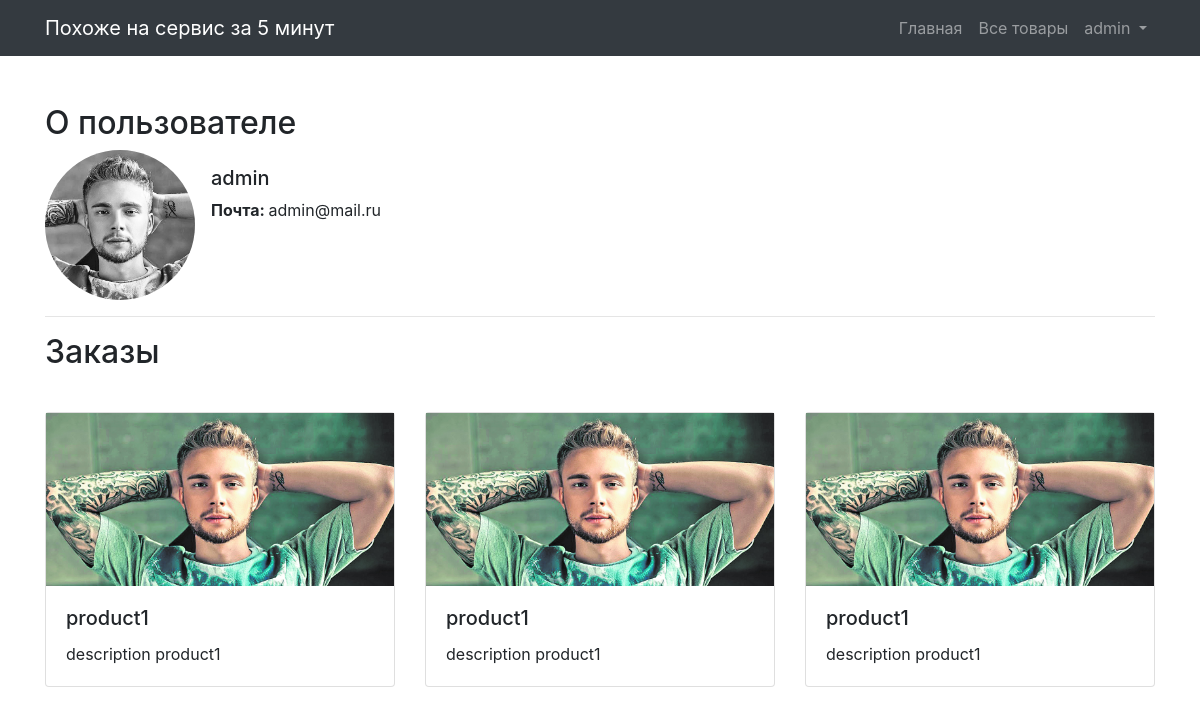
The app's page /profile (signed in), older data.
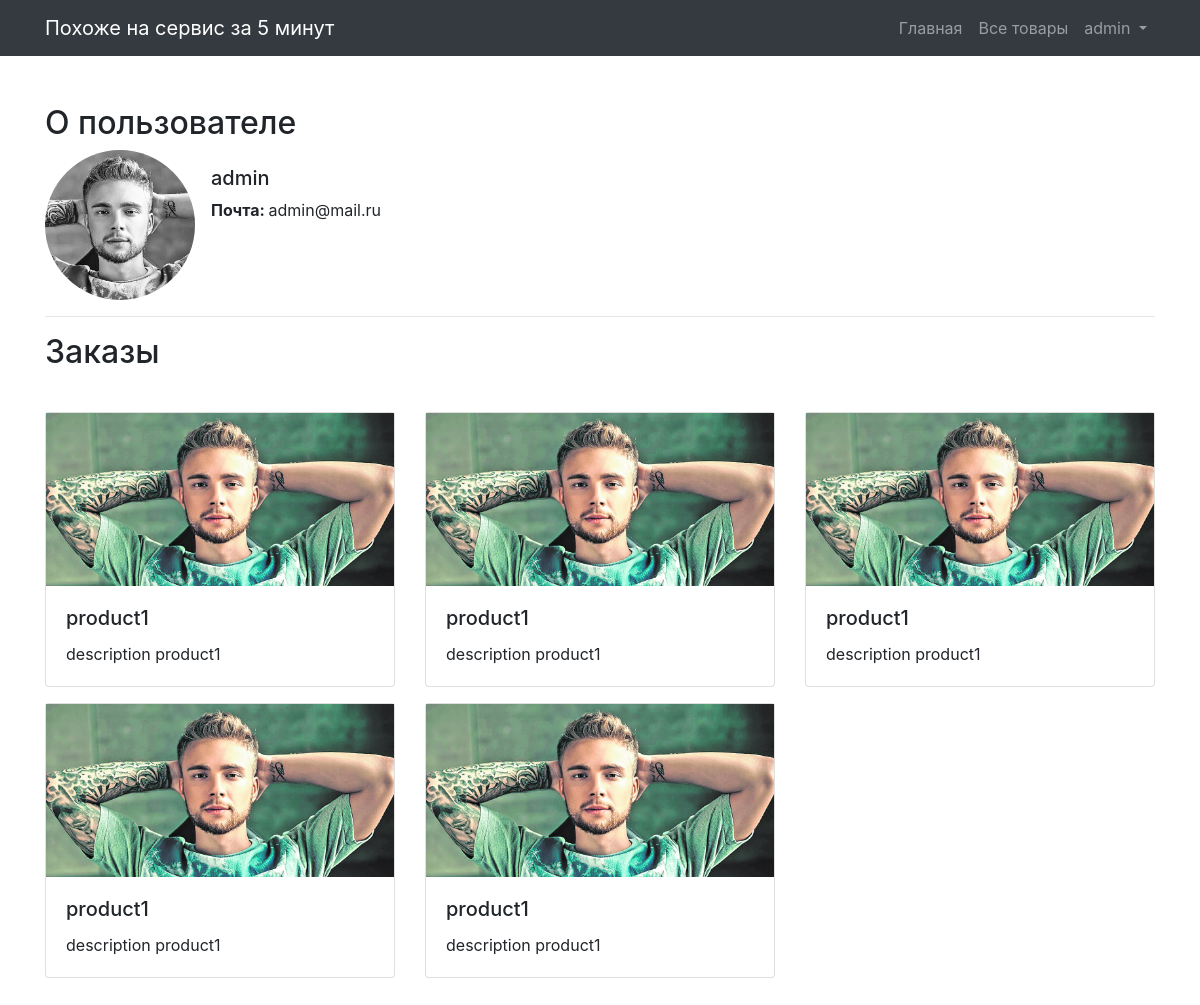
The same page, newer data.
### shop/models.py (models this page shows, shortened)
class User(AbstractUser):
    image = models.FileField(upload_to='avatars', verbose_name='image')
    @property
    def get_image(self):
        if self.image and hasattr(self.image, 'url'):
            return self.image.url
        return '/static/img/default.jpg'
    def __str__(self):
        return self.username

class Order(models.Model):
    user = models.ForeignKey(User, on_delete=models.CASCADE)
    product = models.ForeignKey(Product, on_delete=models.CASCADE)

class Product(models.Model):
    title = models.CharField(max_length=255, verbose_name='title')
    description = models.TextField(verbose_name='description')
    image = models.FileField(upload_to='products', verbose_name='image')
    @property
    def get_image(self):
        if self.image and hasattr(self.image, 'url'):
            return self.image.url

### shop/views.py (the view)
# urls.py: path('profile', UserProfileView.as_view(), name="users.profile"),
class UserProfileView(ListView, LoginRequiredMixin):
    login_required()
    template_name = 'users/profile.html'
    context_object_name = 'orders'
    def get_queryset(self):
        return Order.objects.filter(user_id=self.request.user.id)[::-1]

### shop/templates/users/profile.html (shortened to what this page needs)
{% extends 'layouts/base.html' %}
{% block content %}
<div class="wrap">
    <h2>О пользователе</h2>
    <div class="d-flex">
        <div class="profile-image" style="background-image: url({{ user.get_image }})"></div>
        <div class="ml-3 mt-3">
            <h5>{{ user.username }}</h5>
            <p><b>Почта: </b> {{ user.email }}</p>
        </div>
    </div>
    <hr>
    <h2>Заказы</h2>
    <div class="row mt-4">
        {% for order in orders %}
        <div class="col-12 col-md-4 mt-3">
            <div class="card">
                <img src="{{ order.product.get_image }}" style="max-height: 250px; object-fit: cover">
                <div class="card-body">
                    <h5 class="card-title">{{ order.product.title }}</h5>
                    <p class="card-text">{{ order.product.description }}</p>
                </div>
            </div>
        </div>
        {% endfor %}
    </div>
</div>
{% endblock %}

### shop/templates/layouts/base.html (shortened to what this page needs)
{% load static %}
<!doctype html>
<html lang="en">
<head>
    <link rel="stylesheet" href="{% static 'css/bootstrap.min.css' %}">
</head>
<body>
<header>
    <nav class="navbar navbar-expand-lg navbar-dark bg-dark">
        <div class="container">
            <a class="navbar-brand" href="{% url 'home.index' %}">Похоже на сервис за 5 минут</a>
            <ul class="navbar-nav">
                <li class="nav-item">
                    <a class="nav-link" href="{% url 'home.index' %}">Главная</a>
                </li>
                <li class="nav-item">
                    <a class="nav-link" href="{% url 'products.index' %}">Все товары</a>
                </li>
                {% if user.is_authenticated %}
                <li class="nav-item dropdown">
                    <a class="nav-link dropdown-toggle" href="#" id="navbarDropdownMenuLink" role="button"
                       data-toggle="dropdown" aria-haspopup="true" aria-expanded="false">
                        {{ user }}
                    </a>
                </li>
                {% endif %}
            </ul>
        </div>
    </nav>
</header>
<div class="wrap mt-5 mb-5">
    <div class="container">
        {% block content %}{% endblock %}
    </div>
</div>
</body>
</html>

### shop/templates/users/profile.html (style rules this page uses)
.profile-image { width: 150px; height: 150px; background-size: cover; background-position: center; background-repeat: no-repeat; border-radius: 50%; filter: grayscale(100%); transition: .3s easy-in-out; }

Row changes from the older to the newer data that the page shows:
added Order: product.get_image (picture), product "product1", product.description "description product1"
added Order: product.get_image (picture), product "product1", product.description "description product1"
